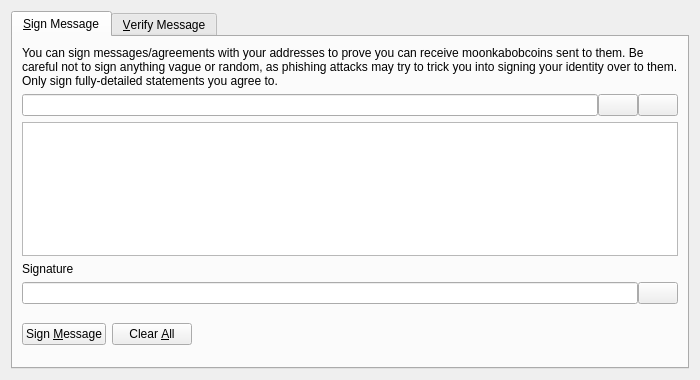
<?xml version="1.0" encoding="UTF-8"?>
<ui version="4.0">
 <class>SignVerifyMessageDialog</class>
 <widget class="QDialog" name="SignVerifyMessageDialog">
  <property name="geometry">
   <rect>
    <x>0</x>
    <y>0</y>
    <width>700</width>
    <height>380</height>
   </rect>
  </property>
  <property name="windowTitle">
   <string>Signatures - Sign / Verify a Message</string>
  </property>
  <property name="modal">
   <bool>true</bool>
  </property>
  <layout class="QVBoxLayout" name="verticalLayout">
   <item>
    <widget class="QTabWidget" name="tabWidget">
     <property name="currentIndex">
      <number>0</number>
     </property>
     <widget class="QWidget" name="tabSignMessage">
      <attribute name="title">
       <string>&amp;Sign Message</string>
      </attribute>
      <layout class="QVBoxLayout" name="verticalLayout_SM">
       <item>
        <widget class="QLabel" name="infoLabel_SM">
         <property name="text">
          <string>You can sign messages/agreements with your addresses to prove you can receive moonkabobcoins sent to them. Be careful not to sign anything vague or random, as phishing attacks may try to trick you into signing your identity over to them. Only sign fully-detailed statements you agree to.</string>
         </property>
         <property name="textFormat">
          <enum>Qt::PlainText</enum>
         </property>
         <property name="wordWrap">
          <bool>true</bool>
         </property>
        </widget>
       </item>
       <item>
        <layout class="QHBoxLayout" name="horizontalLayout_1_SM">
         <property name="spacing">
          <number>0</number>
         </property>
         <item>
          <widget class="QValidatedLineEdit" name="addressIn_SM">
           <property name="toolTip">
            <string>The Moonkabobcoin address to sign the message with</string>
           </property>
          </widget>
         </item>
         <item>
          <widget class="QPushButton" name="addressBookButton_SM">
           <property name="toolTip">
            <string>Choose previously used address</string>
           </property>
           <property name="text">
            <string/>
           </property>
           <property name="icon">
            <iconset resource="../bitcoin.qrc">
             <normaloff>:/icons/address-book</normaloff>:/icons/address-book</iconset>
           </property>
           <property name="shortcut">
            <string>Alt+A</string>
           </property>
           <property name="autoDefault">
            <bool>false</bool>
           </property>
          </widget>
         </item>
         <item>
          <widget class="QPushButton" name="pasteButton_SM">
           <property name="toolTip">
            <string>Paste address from clipboard</string>
           </property>
           <property name="text">
            <string/>
           </property>
           <property name="icon">
            <iconset resource="../bitcoin.qrc">
             <normaloff>:/icons/editpaste</normaloff>:/icons/editpaste</iconset>
           </property>
           <property name="shortcut">
            <string>Alt+P</string>
           </property>
           <property name="autoDefault">
            <bool>false</bool>
           </property>
          </widget>
         </item>
        </layout>
       </item>
       <item>
        <widget class="QPlainTextEdit" name="messageIn_SM">
         <property name="toolTip">
          <string>Enter the message you want to sign here</string>
         </property>
        </widget>
       </item>
       <item>
        <widget class="QLabel" name="signatureLabel_SM">
         <property name="text">
          <string>Signature</string>
         </property>
         <property name="textFormat">
          <enum>Qt::PlainText</enum>
         </property>
        </widget>
       </item>
       <item>
        <layout class="QHBoxLayout" name="horizontalLayout_2_SM">
         <property name="spacing">
          <number>0</number>
         </property>
         <item>
          <widget class="QLineEdit" name="signatureOut_SM">
           <property name="font">
            <font>
             <italic>true</italic>
            </font>
           </property>
           <property name="readOnly">
            <bool>true</bool>
           </property>
          </widget>
         </item>
         <item>
          <widget class="QPushButton" name="copySignatureButton_SM">
           <property name="toolTip">
            <string>Copy the current signature to the system clipboard</string>
           </property>
           <property name="text">
            <string/>
           </property>
           <property name="icon">
            <iconset resource="../bitcoin.qrc">
             <normaloff>:/icons/editcopy</normaloff>:/icons/editcopy</iconset>
           </property>
           <property name="autoDefault">
            <bool>false</bool>
           </property>
          </widget>
         </item>
        </layout>
       </item>
       <item>
        <layout class="QHBoxLayout" name="horizontalLayout_3_SM">
         <item>
          <widget class="QPushButton" name="signMessageButton_SM">
           <property name="toolTip">
            <string>Sign the message to prove you own this Moonkabobcoin address</string>
           </property>
           <property name="text">
            <string>Sign &amp;Message</string>
           </property>
           <property name="icon">
            <iconset resource="../bitcoin.qrc">
             <normaloff>:/icons/edit</normaloff>:/icons/edit</iconset>
           </property>
           <property name="autoDefault">
            <bool>false</bool>
           </property>
          </widget>
         </item>
         <item>
          <widget class="QPushButton" name="clearButton_SM">
           <property name="toolTip">
            <string>Reset all sign message fields</string>
           </property>
           <property name="text">
            <string>Clear &amp;All</string>
           </property>
           <property name="icon">
            <iconset resource="../bitcoin.qrc">
             <normaloff>:/icons/remove</normaloff>:/icons/remove</iconset>
           </property>
           <property name="autoDefault">
            <bool>false</bool>
           </property>
          </widget>
         </item>
         <item>
          <spacer name="horizontalSpacer_1_SM">
           <property name="orientation">
            <enum>Qt::Horizontal</enum>
           </property>
           <property name="sizeHint" stdset="0">
            <size>
             <width>40</width>
             <height>48</height>
            </size>
           </property>
          </spacer>
         </item>
         <item>
          <widget class="QLabel" name="statusLabel_SM">
           <property name="font">
            <font>
             <weight>75</weight>
             <bold>true</bold>
            </font>
           </property>
           <property name="text">
            <string/>
           </property>
           <property name="wordWrap">
            <bool>true</bool>
           </property>
          </widget>
         </item>
         <item>
          <spacer name="horizontalSpacer_2_SM">
           <property name="orientation">
            <enum>Qt::Horizontal</enum>
           </property>
           <property name="sizeHint" stdset="0">
            <size>
             <width>40</width>
             <height>48</height>
            </size>
           </property>
          </spacer>
         </item>
        </layout>
       </item>
      </layout>
     </widget>
     <widget class="QWidget" name="tabVerifyMessage">
      <attribute name="title">
       <string>&amp;Verify Message</string>
      </attribute>
      <layout class="QVBoxLayout" name="verticalLayout_VM">
       <item>
        <widget class="QLabel" name="infoLabel_VM">
         <property name="text">
          <string>Enter the receiver's address, message (ensure you copy line breaks, spaces, tabs, etc. exactly) and signature below to verify the message. Be careful not to read more into the signature than what is in the signed message itself, to avoid being tricked by a man-in-the-middle attack. Note that this only proves the signing party receives with the address, it cannot prove sendership of any transaction!</string>
         </property>
         <property name="textFormat">
          <enum>Qt::PlainText</enum>
         </property>
         <property name="alignment">
          <set>Qt::AlignLeading|Qt::AlignLeft|Qt::AlignTop</set>
         </property>
         <property name="wordWrap">
          <bool>true</bool>
         </property>
        </widget>
       </item>
       <item>
        <layout class="QHBoxLayout" name="horizontalLayout_1_VM">
         <property name="spacing">
          <number>0</number>
         </property>
         <item>
          <widget class="QValidatedLineEdit" name="addressIn_VM">
           <property name="toolTip">
            <string>The Moonkabobcoin address the message was signed with</string>
           </property>
          </widget>
         </item>
         <item>
          <widget class="QPushButton" name="addressBookButton_VM">
           <property name="toolTip">
            <string>Choose previously used address</string>
           </property>
           <property name="text">
            <string/>
           </property>
           <property name="icon">
            <iconset resource="../bitcoin.qrc">
             <normaloff>:/icons/address-book</normaloff>:/icons/address-book</iconset>
           </property>
           <property name="shortcut">
            <string>Alt+A</string>
           </property>
           <property name="autoDefault">
            <bool>false</bool>
           </property>
          </widget>
         </item>
        </layout>
       </item>
       <item>
        <widget class="QPlainTextEdit" name="messageIn_VM"/>
       </item>
       <item>
        <widget class="QValidatedLineEdit" name="signatureIn_VM"/>
       </item>
       <item>
        <layout class="QHBoxLayout" name="horizontalLayout_2_VM">
         <item>
          <widget class="QPushButton" name="verifyMessageButton_VM">
           <property name="toolTip">
            <string>Verify the message to ensure it was signed with the specified Moonkabobcoin address</string>
           </property>
           <property name="text">
            <string>Verify &amp;Message</string>
           </property>
           <property name="icon">
            <iconset resource="../bitcoin.qrc">
             <normaloff>:/icons/transaction_0</normaloff>:/icons/transaction_0</iconset>
           </property>
           <property name="autoDefault">
            <bool>false</bool>
           </property>
          </widget>
         </item>
         <item>
          <widget class="QPushButton" name="clearButton_VM">
           <property name="toolTip">
            <string>Reset all verify message fields</string>
           </property>
           <property name="text">
            <string>Clear &amp;All</string>
           </property>
           <property name="icon">
            <iconset resource="../bitcoin.qrc">
             <normaloff>:/icons/remove</normaloff>:/icons/remove</iconset>
           </property>
           <property name="autoDefault">
            <bool>false</bool>
           </property>
          </widget>
         </item>
         <item>
          <spacer name="horizontalSpacer_1_VM">
           <property name="orientation">
            <enum>Qt::Horizontal</enum>
           </property>
           <property name="sizeHint" stdset="0">
            <size>
             <width>40</width>
             <height>48</height>
            </size>
           </property>
          </spacer>
         </item>
         <item>
          <widget class="QLabel" name="statusLabel_VM">
           <property name="font">
            <font>
             <weight>75</weight>
             <bold>true</bold>
            </font>
           </property>
           <property name="text">
            <string/>
           </property>
           <property name="wordWrap">
            <bool>true</bool>
           </property>
          </widget>
         </item>
         <item>
          <spacer name="horizontalSpacer_2_VM">
           <property name="orientation">
            <enum>Qt::Horizontal</enum>
           </property>
           <property name="sizeHint" stdset="0">
            <size>
             <width>40</width>
             <height>48</height>
            </size>
           </property>
          </spacer>
         </item>
        </layout>
       </item>
      </layout>
     </widget>
    </widget>
   </item>
  </layout>
 </widget>
 <customwidgets>
  <customwidget>
   <class>QValidatedLineEdit</class>
   <extends>QLineEdit</extends>
   <header>qt/qvalidatedlineedit.h</header>
  </customwidget>
 </customwidgets>
 <resources>
  <include location="../bitcoin.qrc"/>
 </resources>
 <connections/>
</ui>
